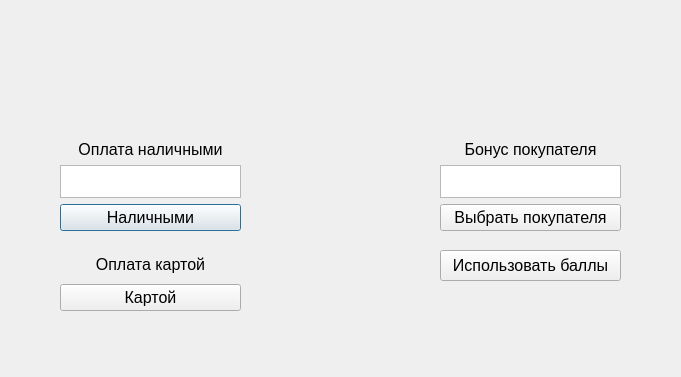
<?xml version="1.0" encoding="UTF-8"?>
<ui version="4.0">
 <class>Payment</class>
 <widget class="QDialog" name="Payment">
  <property name="geometry">
   <rect>
    <x>0</x>
    <y>0</y>
    <width>681</width>
    <height>377</height>
   </rect>
  </property>
  <property name="windowTitle">
   <string>Dialog</string>
  </property>
  <widget class="QWidget" name="verticalLayoutWidget">
   <property name="geometry">
    <rect>
     <x>60</x>
     <y>140</y>
     <width>181</width>
     <height>91</height>
    </rect>
   </property>
   <property name="sizePolicy">
    <sizepolicy hsizetype="Expanding" vsizetype="Expanding">
     <horstretch>0</horstretch>
     <verstretch>0</verstretch>
    </sizepolicy>
   </property>
   <property name="font">
    <font>
     <pointsize>12</pointsize>
    </font>
   </property>
   <layout class="QVBoxLayout" name="verticalLayout">
    <item>
     <widget class="QLabel" name="label">
      <property name="sizePolicy">
       <sizepolicy hsizetype="Expanding" vsizetype="Expanding">
        <horstretch>0</horstretch>
        <verstretch>0</verstretch>
       </sizepolicy>
      </property>
      <property name="font">
       <font>
        <pointsize>12</pointsize>
       </font>
      </property>
      <property name="text">
       <string>Оплата наличными</string>
      </property>
      <property name="alignment">
       <set>Qt::AlignCenter</set>
      </property>
     </widget>
    </item>
    <item>
     <widget class="QTextBrowser" name="nalTB">
      <property name="sizePolicy">
       <sizepolicy hsizetype="Expanding" vsizetype="Expanding">
        <horstretch>0</horstretch>
        <verstretch>0</verstretch>
       </sizepolicy>
      </property>
      <property name="verticalScrollBarPolicy">
       <enum>Qt::ScrollBarAlwaysOff</enum>
      </property>
      <property name="textInteractionFlags">
       <set>Qt::LinksAccessibleByKeyboard|Qt::LinksAccessibleByMouse|Qt::TextBrowserInteraction|Qt::TextEditable|Qt::TextSelectableByMouse</set>
      </property>
     </widget>
    </item>
    <item>
     <widget class="QPushButton" name="nalButton">
      <property name="font">
       <font>
        <pointsize>12</pointsize>
       </font>
      </property>
      <property name="text">
       <string>Наличными</string>
      </property>
     </widget>
    </item>
   </layout>
  </widget>
  <widget class="QWidget" name="horizontalLayoutWidget">
   <property name="geometry">
    <rect>
     <x>250</x>
     <y>30</y>
     <width>181</width>
     <height>41</height>
    </rect>
   </property>
   <layout class="QHBoxLayout" name="horizontalLayout">
    <item>
     <widget class="QLabel" name="costLabel">
      <property name="font">
       <font>
        <pointsize>14</pointsize>
       </font>
      </property>
      <property name="text">
       <string/>
      </property>
      <property name="alignment">
       <set>Qt::AlignCenter</set>
      </property>
     </widget>
    </item>
   </layout>
  </widget>
  <widget class="QLabel" name="back">
   <property name="geometry">
    <rect>
     <x>260</x>
     <y>170</y>
     <width>161</width>
     <height>31</height>
    </rect>
   </property>
   <property name="font">
    <font>
     <pointsize>12</pointsize>
    </font>
   </property>
   <property name="text">
    <string/>
   </property>
  </widget>
  <widget class="QWidget" name="verticalLayoutWidget_2">
   <property name="geometry">
    <rect>
     <x>60</x>
     <y>250</y>
     <width>181</width>
     <height>61</height>
    </rect>
   </property>
   <layout class="QVBoxLayout" name="verticalLayout_2">
    <item>
     <widget class="QLabel" name="label_2">
      <property name="font">
       <font>
        <pointsize>12</pointsize>
       </font>
      </property>
      <property name="text">
       <string>Оплата картой</string>
      </property>
      <property name="alignment">
       <set>Qt::AlignCenter</set>
      </property>
     </widget>
    </item>
    <item>
     <widget class="QPushButton" name="cardButton">
      <property name="font">
       <font>
        <pointsize>12</pointsize>
       </font>
      </property>
      <property name="text">
       <string>Картой</string>
      </property>
     </widget>
    </item>
   </layout>
  </widget>
  <widget class="QWidget" name="horizontalLayoutWidget_2">
   <property name="geometry">
    <rect>
     <x>220</x>
     <y>80</y>
     <width>241</width>
     <height>41</height>
    </rect>
   </property>
   <layout class="QHBoxLayout" name="horizontalLayout_2">
    <item>
     <widget class="QLabel" name="costLabel_2">
      <property name="font">
       <font>
        <pointsize>14</pointsize>
       </font>
      </property>
      <property name="text">
       <string/>
      </property>
      <property name="alignment">
       <set>Qt::AlignCenter</set>
      </property>
     </widget>
    </item>
   </layout>
  </widget>
  <widget class="QWidget" name="verticalLayoutWidget_3">
   <property name="geometry">
    <rect>
     <x>440</x>
     <y>140</y>
     <width>181</width>
     <height>91</height>
    </rect>
   </property>
   <layout class="QVBoxLayout" name="verticalLayout_3">
    <item>
     <widget class="QLabel" name="label_3">
      <property name="font">
       <font>
        <pointsize>12</pointsize>
       </font>
      </property>
      <property name="text">
       <string>Бонус покупателя</string>
      </property>
      <property name="alignment">
       <set>Qt::AlignCenter</set>
      </property>
     </widget>
    </item>
    <item>
     <widget class="QTextBrowser" name="client">
      <property name="font">
       <font>
        <pointsize>12</pointsize>
       </font>
      </property>
      <property name="verticalScrollBarPolicy">
       <enum>Qt::ScrollBarAlwaysOff</enum>
      </property>
      <property name="html">
       <string>&lt;!DOCTYPE HTML PUBLIC &quot;-//W3C//DTD HTML 4.0//EN&quot; &quot;http://www.w3.org/TR/REC-html40/strict.dtd&quot;&gt;
&lt;html&gt;&lt;head&gt;&lt;meta name=&quot;qrichtext&quot; content=&quot;1&quot; /&gt;&lt;style type=&quot;text/css&quot;&gt;
p, li { white-space: pre-wrap; }
&lt;/style&gt;&lt;/head&gt;&lt;body style=&quot; font-family:'MS Shell Dlg 2'; font-size:12pt; font-weight:400; font-style:normal;&quot;&gt;
&lt;p style=&quot;-qt-paragraph-type:empty; margin-top:0px; margin-bottom:0px; margin-left:0px; margin-right:0px; -qt-block-indent:0; text-indent:0px;&quot;&gt;&lt;br /&gt;&lt;/p&gt;&lt;/body&gt;&lt;/html&gt;</string>
      </property>
     </widget>
    </item>
    <item>
     <widget class="QPushButton" name="clientsButton">
      <property name="font">
       <font>
        <pointsize>12</pointsize>
       </font>
      </property>
      <property name="text">
       <string>Выбрать покупателя</string>
      </property>
     </widget>
    </item>
   </layout>
  </widget>
  <widget class="QLabel" name="discount">
   <property name="geometry">
    <rect>
     <x>260</x>
     <y>220</y>
     <width>161</width>
     <height>31</height>
    </rect>
   </property>
   <property name="font">
    <font>
     <pointsize>12</pointsize>
    </font>
   </property>
   <property name="text">
    <string/>
   </property>
   <property name="alignment">
    <set>Qt::AlignCenter</set>
   </property>
  </widget>
  <widget class="QPushButton" name="usePts">
   <property name="geometry">
    <rect>
     <x>440</x>
     <y>250</y>
     <width>181</width>
     <height>31</height>
    </rect>
   </property>
   <property name="font">
    <font>
     <pointsize>12</pointsize>
    </font>
   </property>
   <property name="text">
    <string>Использовать баллы</string>
   </property>
  </widget>
  <widget class="QLabel" name="label_4">
   <property name="geometry">
    <rect>
     <x>440</x>
     <y>290</y>
     <width>181</width>
     <height>16</height>
    </rect>
   </property>
   <property name="font">
    <font>
     <pointsize>10</pointsize>
    </font>
   </property>
   <property name="text">
    <string/>
   </property>
  </widget>
 </widget>
 <resources/>
 <connections/>
</ui>
